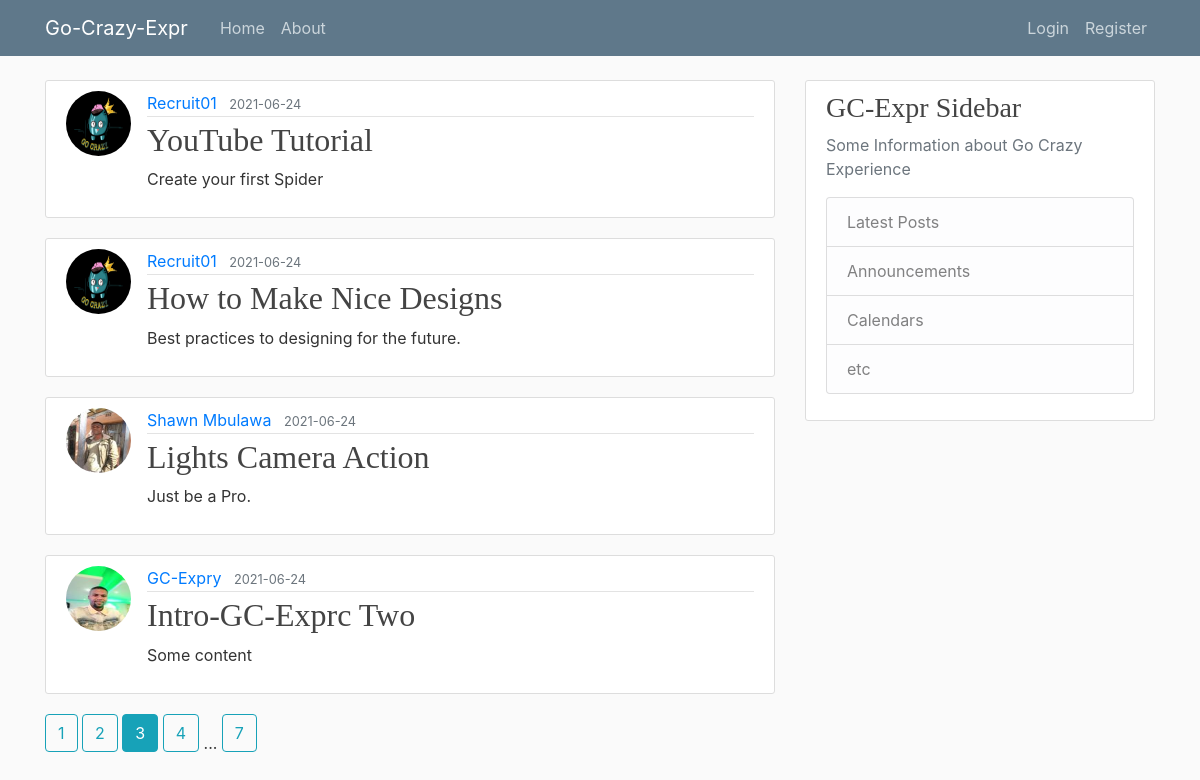
Screenshot of /home?page=3 with the database file from the repository.
### flaskblog/models.py (models this page shows, shortened)
class Post(db.Model):
    id = db.Column(db.Integer, primary_key=True)
    title = db.Column(db.String(100), nullable=False)
    date_posted = db.Column(db.DateTime, nullable=False,
                            default=datetime.utcnow)
    content = db.Column(db.Text, nullable=False)
    user_id = db.Column(db.Integer, db.ForeignKey('user.id'), nullable=False)

class User(db.Model, UserMixin):
    id = db.Column(db.Integer, primary_key=True)
    username = db.Column(db.String(20), unique=True, nullable=False)
    email = db.Column(db.String(120), unique=True, nullable=False)
    image_file = db.Column(db.String(20), nullable=False,
                           default='default.jpeg')
    password = db.Column(db.String(60), nullable=False)
    posts = db.relationship('Post', backref='author', lazy=True)

### flaskblog/routes.py (the view)
@app.route('/')
@app.route('/home')
def home():
    page = request.args.get('page', 1, type=int)
    posts = Post.query.order_by(Post.date_posted.desc()).paginate(page=page, per_page = 4)
    return render_template('home.html', posts=posts)

### flaskblog/templates/home.html
{% extends "layout.html" %}
{% block content %}
    {% for post in posts.items %}
        <article class="media content-section">
            <img src="{{ url_for('static', filename='profile_pics/' + post.author.image_file) }}" alt="" class="rounded-circle article-img">
            <div class="media-body">
                <div class="article-metadata">
                    <a href="{{ url_for('user_posts', username=post.author.username) }}" class="mr-2">{{ post.author.username }}</a>
                    <small class="text-muted">{{ post.date_posted.strftime('%Y-%m-%d') }}</small>
                </div>
                <h2><a href="{{ url_for('post', post_id=post.id) }}" class="article-title">{{ post.title }}</a></h2>
                <p class="article-content">{{ post.content }}</p>
            </div>
        </article>
    {% endfor %}
    {% for page_num in posts.iter_pages(left_edge=1, right_edge=1, left_current=1, right_current=2) %}
        {% if page_num %}
            {% if posts.page == page_num %}
                <a class="btn btn-info mb-4" href="{{ url_for('home', page=page_num) }}">{{ page_num }}</a>
            {% else %}
                <a class="btn btn-outline-info mb-4" href="{{ url_for('home', page=page_num) }}">{{ page_num }}</a>
            {% endif %}
        {% else %}
        ...
        {% endif %}
    {% endfor %}
{% endblock content %}

### flaskblog/static/main.css (style rules this page uses)
body { background: #fafafa; color: #333333; margin-top: 5rem; }
h1, h2, h3, h4, h5, h6 { color: #444444; font-family: "Bebas Neue"; }
.content-section { background: #fff; padding: 10px 20px; border: 1px solid #dddddd; border-radius: 3px; margin-bottom: 20px; }
.article-title { color: #444444; }
.article-content { white-space: pre-line; }
.media-body a { text-decoration: none; }
.article-img { height: 65px; width: 65px; margin-right: 16px; }
.article-metadata { padding-bottom: 1px; margin-bottom: 4px; border-bottom: 1px solid #e3e3e3; }

### rows the page displays
Post: image_file (placeholder picture), author.username "Recruit01", date_posted "2021-06-24", title "YouTube Tutorial", content "Create your first Spider"
Post: image_file (placeholder picture), author.username "Recruit01", date_posted "2021-06-24", title "How to Make Nice Designs", content "Best practices to designing for the future."
Post: image_file (picture), author.username "Shawn Mbulawa", date_posted "2021-06-24", title "Lights Camera Action", content "Just be a Pro."
Post: image_file (picture), author.username "GC-Expry", date_posted "2021-06-24", title "Intro-GC-Exprc Two", content "Some content"

### other values shown
{{ page_num }} "1" "2" "4" "7"
{{ page_num }} "3"
